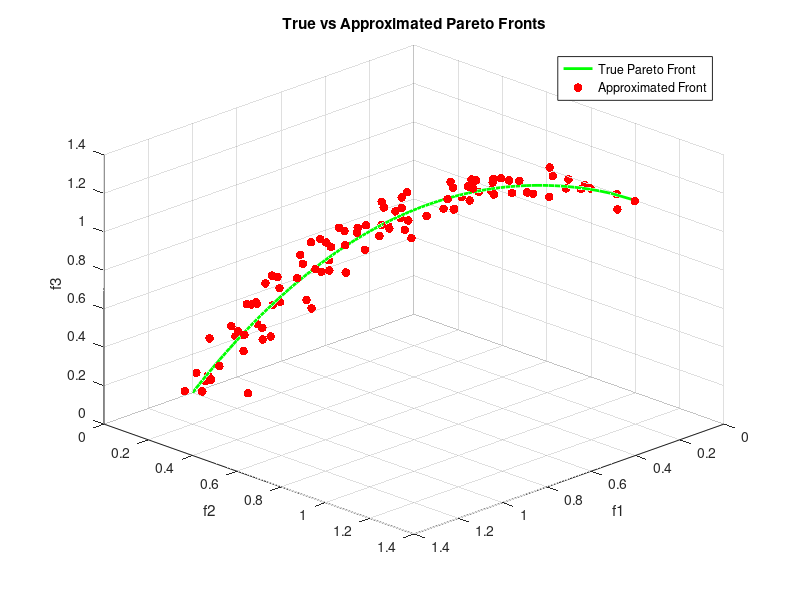
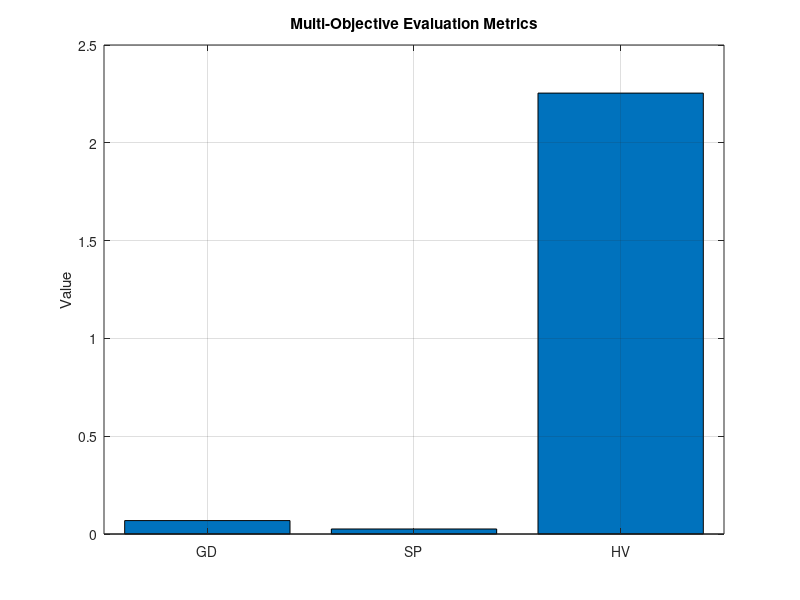
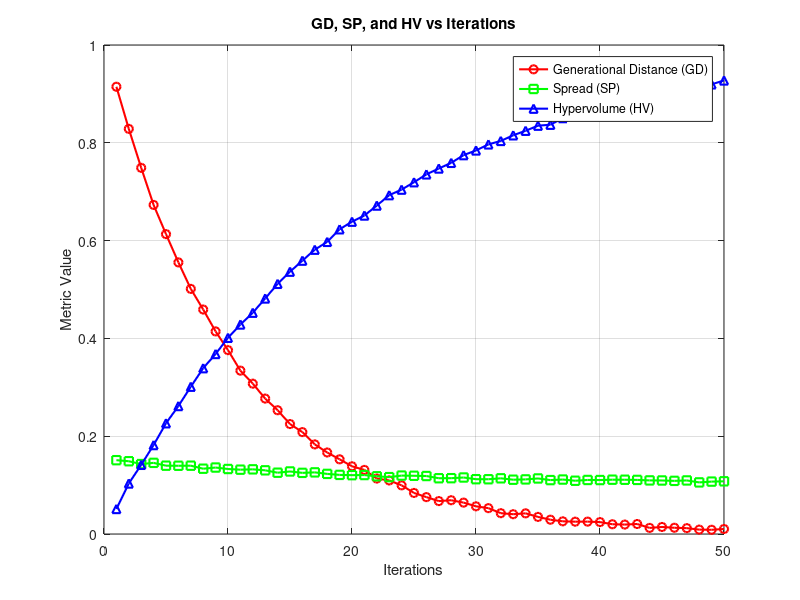

Write the MATLAB code that produced these figures, in order.
clc; clear; close all;

%% === Step 1: Define True Pareto Front (ZDT3-like synthetic in 3D) ===
nPoints = 100;
f1 = linspace(0, 1, nPoints)';
f2 = 1 - sqrt(f1);
f3 = 1 - f1.^2;
truePF = [f1 f2 f3];

%% === Step 2: Simulate Approximated Front (MOPSO / NSGA-II Result) ===
noise = 0.05 * randn(nPoints, 3);  % add some noise
approxPF = truePF + noise;
approxPF = max(approxPF, 0);  % keep values ≥ 0

%% === Step 3: Compute GD (Generational Distance) ===
distances = zeros(nPoints, 1);
for i = 1:nPoints
    d = vecnorm(truePF - approxPF(i,:), 2, 2);  % Euclidean to all truePF
    distances(i) = min(d);  % distance to closest true point
end
GD = sqrt(mean(distances.^2));

%% === Step 4: Compute SP (Spacing) ===
nearest_dists = zeros(nPoints, 1);
for i = 1:nPoints
    d = vecnorm(approxPF - approxPF(i,:), 2, 2);
    d(i) = inf;  % exclude self
    nearest_dists(i) = min(d);
end
mean_d = mean(nearest_dists);
SP = sqrt(mean((nearest_dists - mean_d).^2));

%% === Step 5: Compute HV (Hypervolume) ===
refPoint = [1.5 1.5 1.5];  % must be dominated by all points
valid_idx = all(bsxfun(@le, approxPF, refPoint), 2);  % only dominated
dominated = approxPF(valid_idx, :);
HV = 0;

% Use a basic hypervolume approximation (grid-based)
nGrid = 100;
vol = 0;
[X,Y,Z] = ndgrid(linspace(0,refPoint(1),nGrid), ...
                 linspace(0,refPoint(2),nGrid), ...
                 linspace(0,refPoint(3),nGrid));
allGrid = [X(:) Y(:) Z(:)];

is_dominated = false(size(allGrid,1),1);
for i = 1:size(dominated,1)
    is_dominated = is_dominated | all(bsxfun(@le, dominated(i,:), allGrid),2);
end
cellVol = prod(refPoint) / numel(is_dominated);
HV = sum(is_dominated) * cellVol;

%% === Step 6: Report ===
fprintf('🧮 GD  = %.4f\n', GD);
fprintf('📏 SP  = %.4f\n', SP);
fprintf('📦 HV  = %.4f\n', HV);

%% === Step 7: Plot Fronts and Metrics ===
figure('Name','3D Pareto Front Comparison','Color','w');
plot3(truePF(:,1), truePF(:,2), truePF(:,3), 'g-', 'LineWidth', 2); hold on;
scatter3(approxPF(:,1), approxPF(:,2), approxPF(:,3), 40, 'r', 'filled');
legend('True Pareto Front','Approximated Front');
xlabel('f1'); ylabel('f2'); zlabel('f3');
title('True vs Approximated Pareto Fronts');
grid on; view(135,30);

figure('Name','Metrics Summary','Color','w');
bar([GD, SP, HV]);
set(gca, 'XTickLabel', {'GD', 'SP', 'HV'});
ylabel('Value'); title('Multi-Objective Evaluation Metrics');
grid on;
% === Simulated Metrics for 3-objective Pareto Evaluation over 50 Generations ===
iterations = 1:50;
GD_vals = exp(-0.1 * iterations) + 0.01 * rand(1, 50);
SP_vals = 0.1 + 0.05 * exp(-0.05 * iterations) + 0.005 * rand(1, 50);
HV_vals = 1 - exp(-0.05 * iterations) + 0.01 * rand(1, 50);

% === Plot ===
figure('Color','w');
plot(iterations, GD_vals, 'r-o', 'LineWidth', 1.5); hold on;
plot(iterations, SP_vals, 'g-s', 'LineWidth', 1.5);
plot(iterations, HV_vals, 'b-^', 'LineWidth', 1.5);
xlabel('Iterations'); ylabel('Metric Value');
title('GD, SP, and HV vs Iterations');
legend('Generational Distance (GD)', 'Spread (SP)', 'Hypervolume (HV)', 'Location','best');
grid on;
